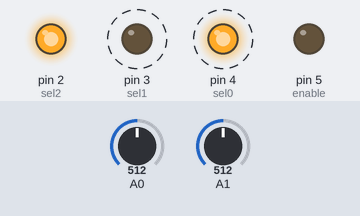
This sketch was run on a simulated Arduino Uno, built with avr-gcc and run on an emulated ATmega328P. Shown: output pins drawn as LEDs (lit = HIGH). Dashed ring = blinking. Inputs (shaded band) come from the test bench; at power-on: A0 = 512, A1 = 512. What the sketch prints to the serial monitor is not drawn.

Above: at 1.05 s.
1.3 s: A0 set to 215
4.3 s: A0 set to 191
7.3 s: A1 set to 218
10.3 s: A1 set to 186
Timing chart, 0 to 14.3 s (numbered marks = the images above; inputs shaded):
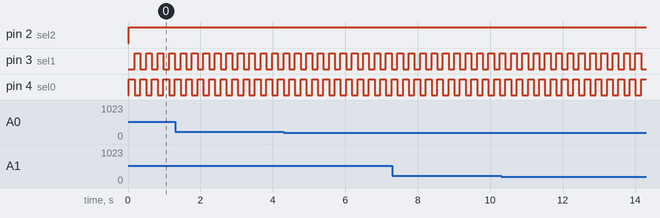

Measured:
- by itself, pin 3 (sel1), pin 4 (sel0): alternates HIGH for 0.16 s and LOW for 0.16 s

The sketch:

muxReading.ino
```cpp
byte s0;
byte s1;   // the three digital pins for the bits
byte s2;

int sel0  = 4; // Selecters 0,1,2 to pick channel
int sel1 = 3;
int sel2 = 2;

//Enable reading (Low is enabled);
int enable = 5;

void setup(){
  s0 = 0;
  s1 = 0;
  s2 = 0;

  pinMode(sel2, OUTPUT);    // s0
  pinMode(sel1, OUTPUT);    // s1
  pinMode(sel0, OUTPUT);    // s2
  pinMode(enable,OUTPUT);   //vE

  Serial.begin(9600); // fire up the serial
}


void loop () {
   digitalWrite(enable,LOW);
 for (int count=5; count < 7 ; count++) { //loop through each channel, checking for a signal

   Serial.println(" ======================= ");
   int row = count; //channel 5 = 5th element in the bin list -> 101 etc.
   Serial.print("Row (dec): ");Serial.println(row,DEC);
   Serial.print("Row (bin): ");Serial.println(row,BIN);


   s0 = bitRead(row,0); //bitRead() -> parameter 1 = binary sequence, parameter 2 = which bit to read, starting from the right most bit
   s1 = bitRead(row,1); //channel 7 = 111, 1 = 2nd bit
   s2 = bitRead(row,2); // third bit


    Serial.print("Sending: ");Serial.print("sel2: ");Serial.print(s2);Serial.print(" sel1: ");Serial.print(s1);Serial.print(" sel0: "); Serial.println(s0);

   digitalWrite(sel2, s2); // send the bits to the digital pins
   digitalWrite(sel1, s1);
   digitalWrite(sel0, s0);

    delay(50);
   //Serial.print(count);
   float controlValue = modify(analogRead(A1));

   int reading = analogRead(A0);
   float value = modify(reading);
   Serial.print("sensor: "); Serial.println(count);
   Serial.print("A"); Serial.println(row);
   Serial.print("Reading: "); Serial.println(reading);
   Serial.print("Value: "); Serial.println(value);// after sending the binary sequence, the mux determines which channel to read from and sends it to this analog input
   Serial.print("Control: ");Serial.println(controlValue);

   delay (50); // time to read the values

  }

 }

 float modify(int reading){
  return reading * 0.48828;
}
```
